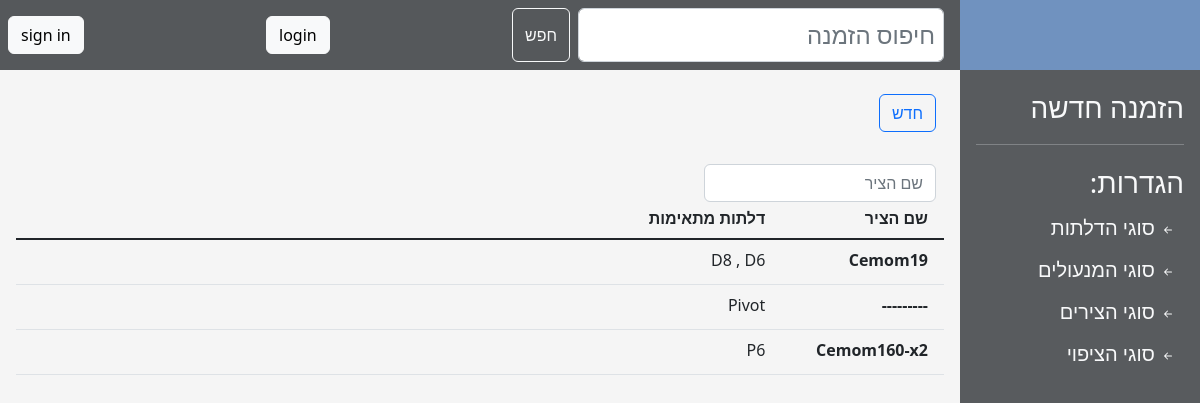
The page /hinges on the database as committed earlier.
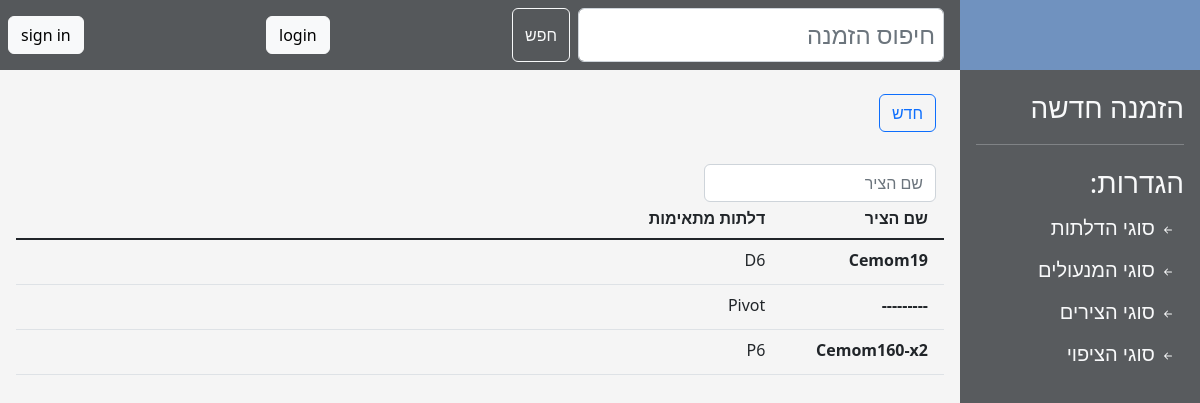
The same page on the database as committed later.
### main/models.py (models this page shows, shortened)
class Hinge(models.Model):
    name = models.CharField(max_length=16, help_text="סוג הצירים",
                            verbose_name="", unique=True)
    compatible_doors = models.ManyToManyField('DoorType', help_text="דלתות מתאימות",
                                              verbose_name="סוגי דלתות תואמים:", blank=True)
    index = models.CharField(max_length=16)

class DoorType(models.Model):
    name = models.CharField(max_length=16, help_text="שם הדלת",
                            verbose_name="שם הדלת:", unique=True, null=False, )
    image = models.ImageField(upload_to='images/door_types/', default='',
                              help_text="תמונת הדלת", verbose_name="סקיצה:", blank=True,
                              validators=[validate_image_file_extension])
    height_calculation = models.DecimalField(max_digits=4, decimal_places=1, help_text="הפחתה בגובה",
                                             verbose_name="הפחתה בגובה:", null=False, default=0,
                                             validators=[MaxValueValidator(0)])
    width_calculation = models.DecimalField(max_digits=4, decimal_places=1, help_text="הפחתה ברוחב",
                                            verbose_name="הפחתה ברוחב:", null=False, default=0,
                                            validators=[MaxValueValidator(0)])
    covering_out_height_calculation = models.DecimalField(max_digits=4, decimal_places=1, help_text="הפחתה בגובה",
                                                          verbose_name="הפחתה בגובה:", null=False, default=0,
                                                          validators=[MaxValueValidator(0)])
    covering_out_width_calculation = models.DecimalField(max_digits=4, decimal_places=1, help_text="הפחתה ברוחב",
                                                         verbose_name="הפחתה ברוחב:", null=False, default=0,
                                                         validators=[MaxValueValidator(0)])
    covering_into_height_calculation = models.DecimalField(max_digits=4, decimal_places=1, help_text="הפחתה בגובה",
                                                           verbose_name="הפחתה בגובה:", null=False, default=0,
                                                           validators=[MaxValueValidator(0)])
    covering_into_width_calculation = models.DecimalField(max_digits=4, decimal_places=1, help_text="הפחתה ברוחב",
                                                          verbose_name="הפחתה ברוחב:", null=False, default=0,
                                                          validators=[MaxValueValidator(0)])
    binder_calculation = models.DecimalField(max_digits=4, decimal_places=1, help_text="הפחתה ברוחב",
                                             verbose_name="רוחבן:", null=False, default=0,
                                             validators=[MaxValueValidator(0)])
    def __str__(self):
        return self.name

### main/views.py (the view)
# urls.py: path('hinges', main.views.hinges, name='hinges'),
def hinges(request):
    form = HingesForm()
    form_error = None
    all_hinges = Hinge.objects.all()
    if request.method == 'POST':
        form = HingesForm(request.POST)
        if form.is_valid():
            form.save()
        else:
            form_error = True
    return render(request, 'hinges.html', {'form': form,
                                           'hinges': all_hinges,
                                           'form_error': form_error})

### main/forms.py
class HingesForm(ModelForm):
    class Meta:
        model = Hinge
        fields = ['name', 'compatible_doors']
        widgets = {'name': TextInput(attrs={'class': 'form-control', 'size': '20'}),
                   'compatible_doors': SelectMultiple(attrs={'class': 'form-select'})}
        error_messages = {
            'name': {'required': "שדה חובה", 'unique': "צירים עם שם כזה כבר קיימים במערכת"},
        }

### templates/hinges.html (shortened to what this page needs)
{% extends 'generic_list.html' %}
{% block filter_placeholder %}שם הציר{% endblock %}
{% block table %}
    <div class="row border-bottom border-dark border-2">
        <div class="col-2 pb-1 fw-bold lh-lg mx-1">שם הציר</div>
        <div class="col-3 pb-1 fw-bold lh-lg mx-1">דלתות מתאימות</div>
        <div class="w-25"></div>
        <div class="w-25"></div>
    </div>
    {% load static %}
    {% for hinge in hinges %}
        <div>
            <div data-bs-toggle="collapse"
                 data-bs-target="#record_{{ hinge.id }}"
                 aria-expanded="true" aria-controls="record_{{ hinge.id }}" style="z-index: -1;"
                 class="row table-row border-bottom border-black-50 border-1 tr">
                <div class="col-2 pb-1 fw-bold lh-lg m-1">{{ hinge.name }}</div>
                <div class="col-2 pb-1 lh-lg m-1">
                    {% for door in hinge.compatible_doors.all %}
                        {% if forloop.counter0 > 0 %}
                            <span>, </span>
                        {% endif %}
                        {{ door.name }}
                    {% endfor %}
                </div>
                        </div>
        </div>
    {% endfor %}
{% endblock %}

Rows that differ between the two databases and show on the page:
removed DoorType: name "D8", shown under Hinge "Cemom19"
shown differently, row unchanged: DoorType (number 1 of 3 on the later page): no longer shows ","
